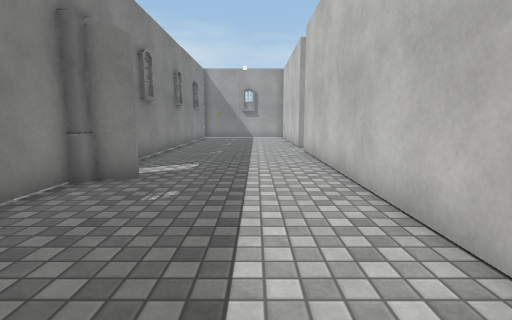
[1] (above)

16 first-person views from a walk through a 3-D level made in the Unity game engine. The camera is 1.2 m above the floor, tilts 8° down and sees 85° across. The floor is counted in squares, 1 m on a side. Each view is taken from the middle of a square. On the plan, view 1 faces up. The plan holds only what a view shows up to about 13 squares ahead; the rest is blank. The player character is not drawn. Some surface patterns are stand-ins.

[2]
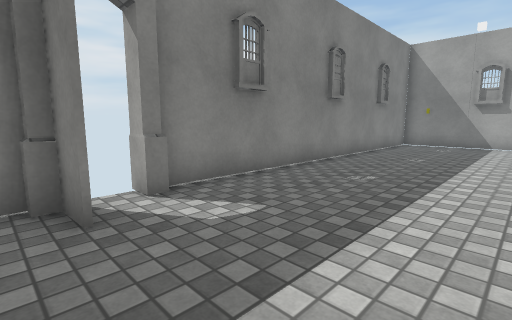

[3]
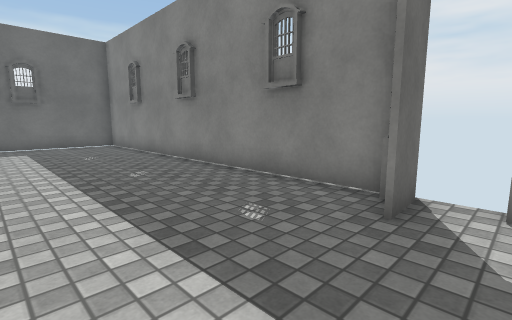

[4]
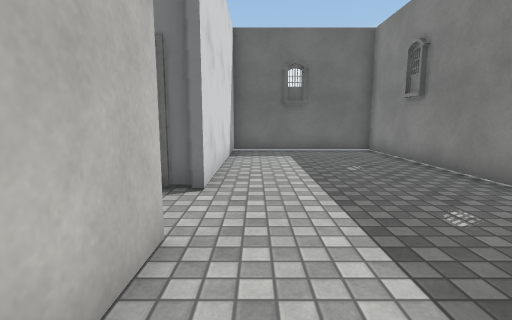

[5]
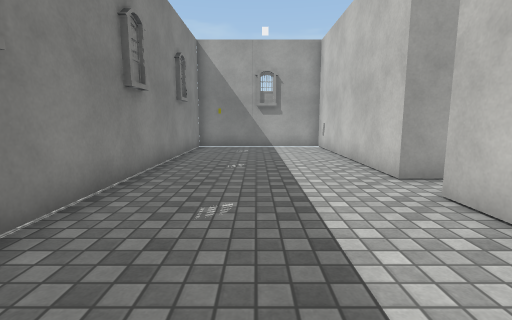

[6]
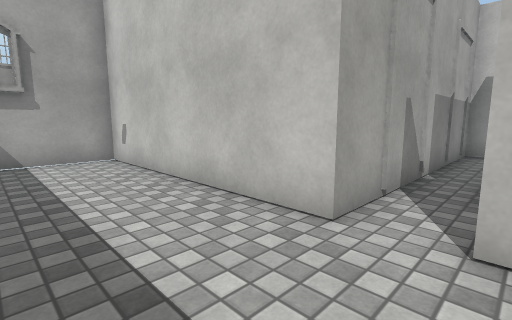

[7]
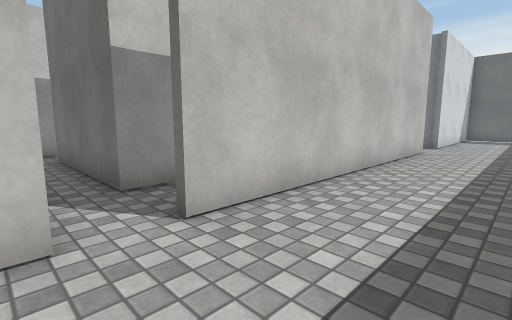

[8]
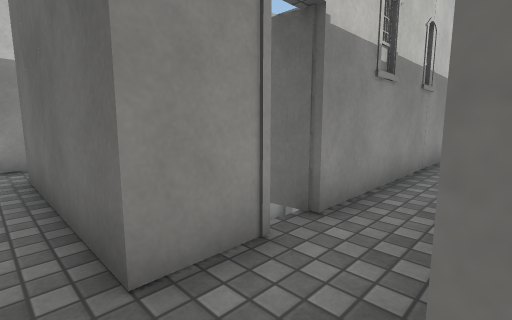

[9]
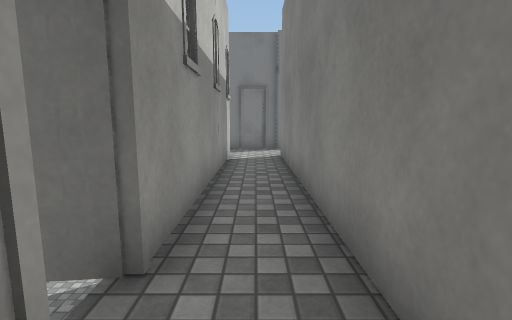

[10]
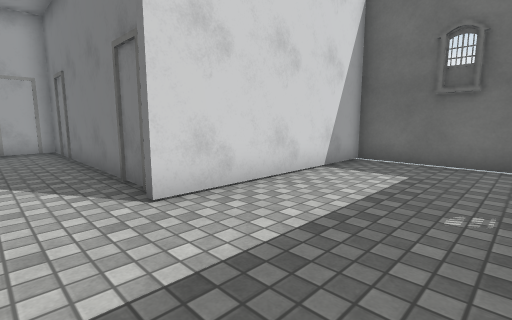

[11]
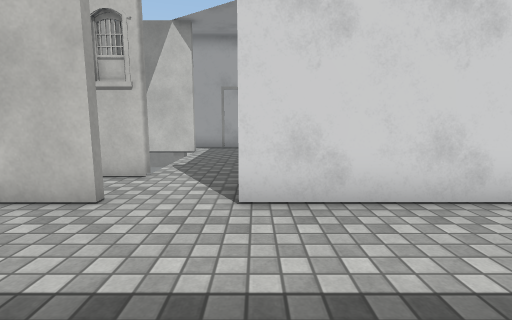

[12]
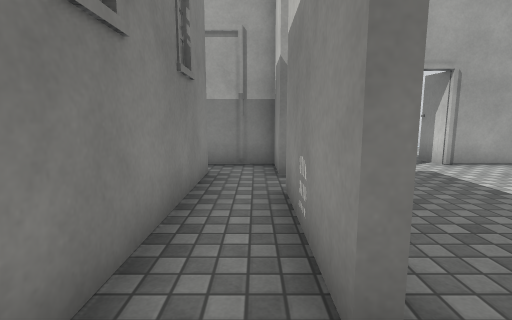

[13]
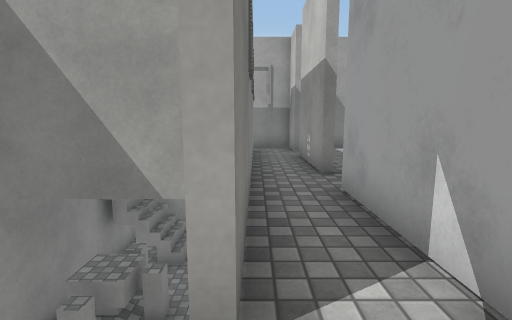

[14]
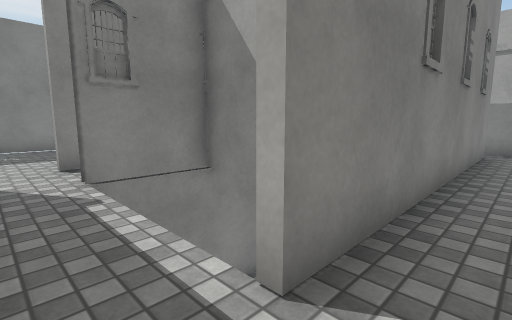

[15]
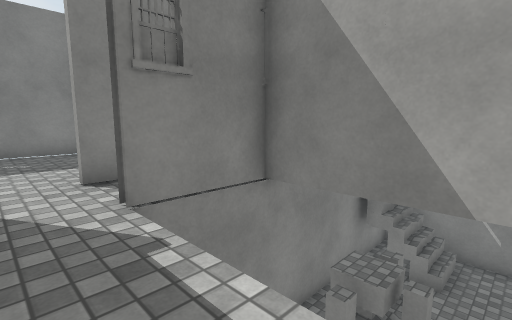

[16]
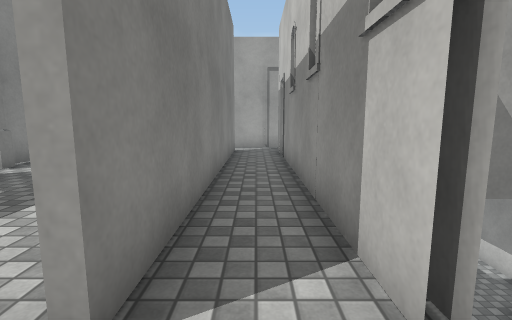

### Floor plan
Key: @ floor where view 1 was taken; # wall or solid block; x gap in a wall; . floor; v drop or lower ground.
Columns run from 4 left of view 1 to 13 right of it. Each row starts with its distance up from view 1.
 20 #######
 19 #.....#
 18 #.....#
 17 #.....#
 16 #.....#
 15 #.....#
 14 #.....#
 13 #.....##########
 12 #..............###
 11 #.....#.######.x.
 10 #.....#.xvvvv#...
  9 #.....#.xvvvv#.#.
  8 #.....#.# vvv#.#.
  7 ##....#.#vvv #.#.
  6 ##....#.#vvvv#..
  5 #.....#.#   v#.#
  4 #.....#.#vvvv#.#
  3 #.....#.#   v#.#
  2 #.....#.#    #.#
  1 #..............#
  0 #...@..........#
 -1 #.....##########
 -2 #.....#
 -3 #.....#
 -4 #.....#
 -5 #.....#
 -6 #.....#
 -7 #.....#
 -8 #######

Positions as (right, up) in squares from view 1, and headings:
1: (0, 0), facing up
2: (1, 5), facing up-left
3: (1, 7), facing down-left
4: (1, 4), facing down
5: (-1, 7), facing up
6: (-1, 11), facing up-right
7: (-1, 13), facing down-right
8: (2, 12), facing down-right
9: (3, 11), facing down
10: (-2, 1), facing down-right
11: (-2, -1), facing right
12: (10, 5), facing up
13: (9, 0), facing up
14: (10, 0), facing up-left
15: (8, 0), facing up-left
16: (3, 0), facing up
